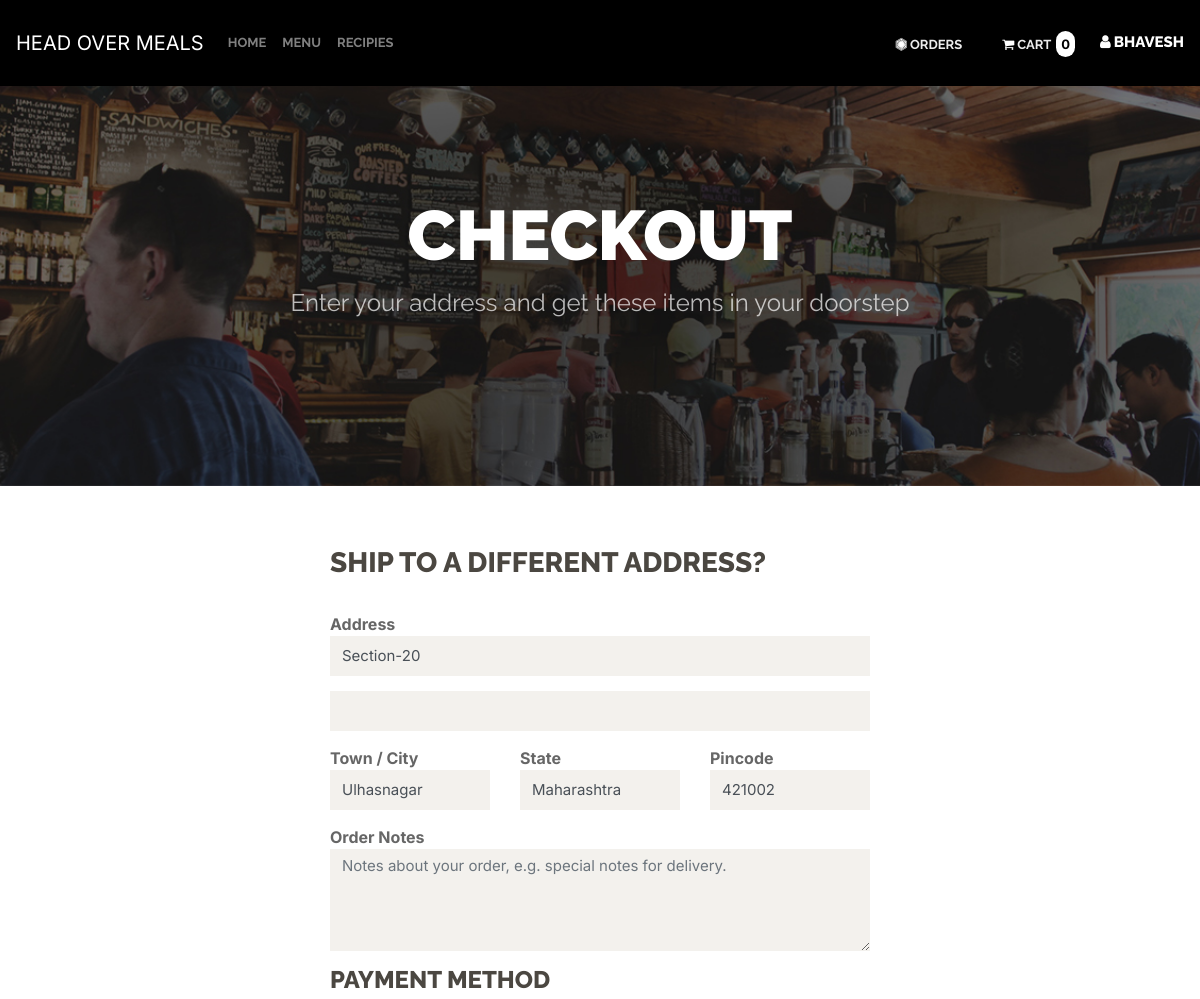
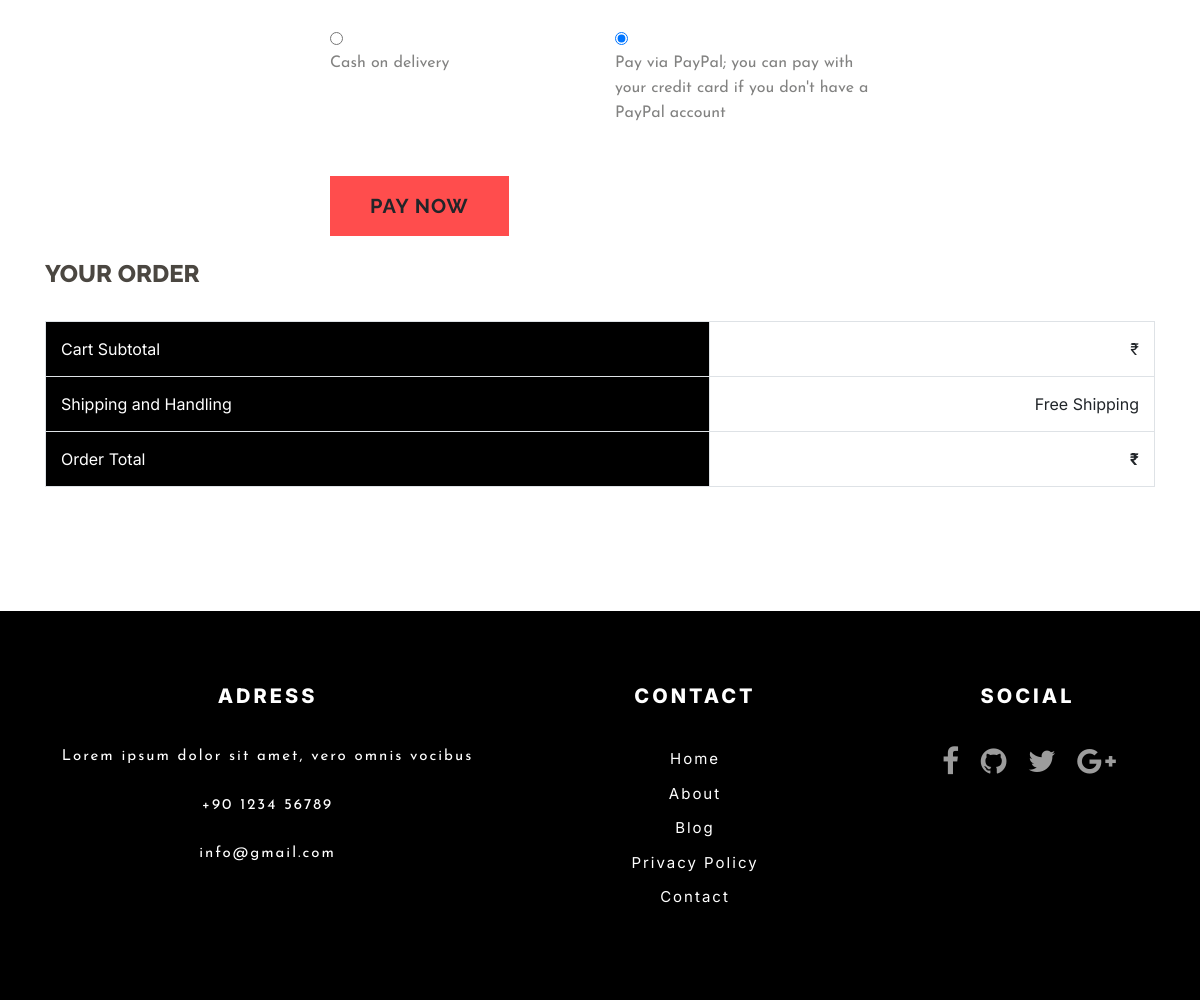
Screenshot of /payment.php (signed in) with the database file from the repository (2 pictures, top to bottom).
### tables this page shows
CREATE TABLE `customer` (
  `c_id` int(5) NOT NULL,
  `c_email` varchar(40) NOT NULL,
  `c_password` varchar(15) NOT NULL,
  `c_fname` varchar(10) NOT NULL,
  `c_lname` varchar(10) NOT NULL,
  `c_street` varchar(25) NOT NULL,
  `c_city` varchar(25) NOT NULL,
  `c_state` varchar(25) NOT NULL,
  `c_pincode` int(6) NOT NULL,
  `c_phone_number` bigint(12) NOT NULL
);

### payment.php (the view, shortened to what this page needs)
<?php
   $conn=mysqli_connect("localhost", "bhavesh", "test123", "foodorderingsite");
   $total=$_GET['total'];
   $query="SELECT * FROM customer where c_id={$_SESSION['user_id']}";
   $result = mysqli_query($conn, $query);
   $row = mysqli_fetch_assoc($result);
   ?>
<!DOCTYPE html>
<html lang="en">
   <head>
      <?php include('head.php'); ?>
   </head>
   <body>
      <?php include('navbar.php'); ?>
      <section class="page_header">
         <div class="container">
            <div class="row">
               <div class="col-md-12 text-center">
                  <h2 class="text-uppercase">Checkout</h2>
                  <p>Enter your address and get these items in your doorstep</p>
               </div>
            </div>
         </div>
      </section>
      <section class="shop-content">
         <div class="container">
            <div class="row">
               <div class="col-md-6" style="margin-left: auto; margin-right: auto;">
                  <div class="billing-details">
                     <h3 class="text-left">Ship to a different address?</h3>
                     <br>
                     <form  method="POST" action=" ">
                        <label>Address </label>
                        <input class="form-control" placeholder="Street address" required name="street" value="<?php echo $row['c_street']; ?>" type="text">
                        <input class="form-control" name="street-extra" placeholder="Apartment, suite, unit etc. (optional)" value=" " type="text">
                        <div class="row">
                           <div class="col">
                              <label>Town / City </label>
                              <input class="form-control" name="city" required placeholder="Town / City" value="<?php echo $row['c_city']; ?>" type="text">
                           </div>
                           <div class="col">
                              <label>State</label>
                              <input class="form-control" name="state" required value="<?php echo $row['c_state']; ?>" placeholder="State" type="text">
                           </div>
                           <div class="col">
                              <label>Pincode</label>
                              <input class="form-control" name="pincode" required placeholder="Pincode" value="<?php echo $row['c_pincode']; ?>" type="text">
                           </div>
                        </div>
                        <label>Order Notes</label>
                        <textarea class="form-control" name="special-notes" placeholder="Notes about your order, e.g. special notes for delivery." rows="4" cols="5"></textarea>
                        <h4 class="text-left">Payment Method</h4>
			            <br>
			            <div class="payment-method">
			            <div class="row">
			            <div class="col">
			            <label for="cod">
			            <input name="payment" id="cod" class="css-checkbox" type="radio" value="COD">
			        	   </label>
			            <p>Cash on delivery</p>
			            </div>
			            <div class="col">
			            <label for="online">
			            <input type="radio" id="online" checked class="css-checkbox" name="payment" value="Online">
   						</label>
			            <p>Pay via PayPal; you can pay with your credit card if you don't have a PayPal account</p>
			            </div>
			            </div>
			        	   </div>
                        <button type="submit" class="text-center top-space-lg btn btn-default btn-lg">Pay Now</button>
                     </form>
                  </div>
               </div>
            </div>
            <br>
            <h4 class="text-left">Your order</h4>
            <br>
            <table class="table table-bordered extra-padding">
            <tbody>
            <tr>
            <th>Cart Subtotal</th>
            <td><span class="amount">₹<?php echo $total; ?></span></td>
            </tr>
            <tr>
            <th>Shipping and Handling</th>
            <td>
            Free Shipping
            </td>
            </tr>
            <tr>
            <th>Order Total</th>
            <td><strong><span class="amount">₹<?php echo $total; ?></span></strong> </td>
            </tr>
            </tbody>
            </table>
            <br>
            <br>
            </div>
      </section>
      <?php include('footer.php'); ?>
   </body>
</html>

### css/menu.css (style rules this page uses)
* { margin: 0px; padding: 0px; }
body { font-family: arial; }
button { margin-top: 40px; margin-bottom: 10px; background-color: white; border: 1px solid black; border-radius: 5px; padding:10px; }

### css/cart.css (style rules this page uses)
table { width: 100%; border-collapse: collapse; }
th { text-align: left; padding: 25px; color: white; background: black; font-weight: normal; }
td { padding: 10px 5px; }
td:last-child { text-align: right; }

### css/styles.css (style rules this page uses)
* { padding: 0; margin: 0; box-sizing: border-box; font-family: 'Inter', sans-serif; }

### css/main.css (style rules this page uses)
* { margin: 0px; padding: 0px; box-sizing: border-box; }
body, html { height: 100%; }
input { outline: none; border: none; }
label { margin: 0; display: block; }
button { outline: none !important; border: none; background: transparent; }
::placeholder { color: black; transition: all 1s; }

### css/menu_main.css (style rules this page uses)
body { height: 100%; overflow-y: scroll; -webkit-overflow-scrolling: touch }
h1, h2, h3, h4, h5, h6, .h1, .h2, .h3, .h4, .h5, .h6 { font-family: raleway, sans-serif; text-transform: uppercase; color: #4b4741; text-align: center; font-weight: 800 }
p { font-family: josefin sans, sans-serif; color: #828281; font-size: 22px }
html { text-rendering: optimizeLegibility!important; -webkit-font-smoothing: antialiased!important }
.top-space-lg { margin-top: 40px }
.btn { border-radius: 0; border: none; font-family: raleway, sans-serif; text-transform: uppercase; letter-spacing: 1px; font-weight: 700; padding: 10px 15px }
.btn-default { background-color: #ff4d4d }
.btn-lg { font-weight: 700; padding: 15px 40px }
.page_header { background: url(../img/header/1.jpg) no-repeat center top; background-size: cover; padding: 200px 0 150px }
.page_header h2 { margin: 0; font-size: 70px; line-height: 70px; font-weight: 900; color: #fff }
.page_header p { margin: 15px 0; font-size: 24px; font-family: Raleway; color: #fff; opacity: .7 }
table { width: 100% }
.shop-content { padding: 60px 0; font-family: Josefin Sans background-color: #e7e7e7; }
.logregform input[type=text], .billing-details input[type=text], .logregform input[type=password], .billing-details input[type=password] { height: 40px; border-radius: 0; border: medium!important; box-shadow: none!important; background-color: #f3f1ed; margin-bottom: 15px; font-size: 15px }
.billing-details textarea { border-radius: 0; border: medium!important; box-shadow: none!important; background-color: #f3f1ed; margin-bottom: 15px; font-size: 15px }
.logregform label, .billing-details label { font-size: 16px; font-weight: 700; color: #666 }
.payment-method p { font-size: 16px; line-height: 25px; margin-bottom: 10px }
.table.extra-padding tbody tr th, .table.extra-padding tbody tr td { padding: 15px }
input, textarea { outline: 0 }
.slick-slide, .slick-list, .slick-active, button, input, textarea { outline: 0 }

### rows the page displays
customer: street "Section-20", city "Ulhasnagar", state "Maharashtra", pincode "421002"

### other values shown
$GLOBALS['count'] "0"
$_SESSION["user_name"] "BHAVESH"
